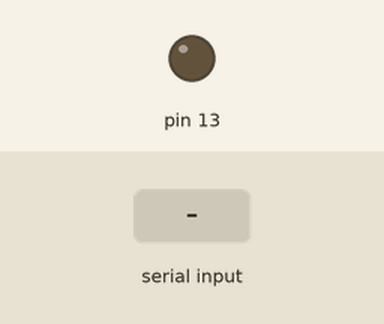
The sketch below on a simulated Arduino Uno, built with avr-gcc and run on an emulated ATmega328P. Parts: output pins drawn as LEDs (lit = HIGH). The inputs (shaded band) are chosen by the test bench.

Above: at 1.2 s.
1.3 s: "1" received over Serial
At 2.5 s:
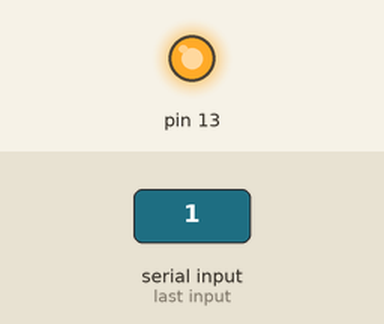
2.8 s: "0" received over Serial
At 3.6 s:
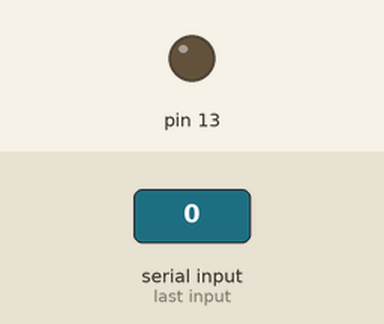
Timing chart, 0 to 5.8 s (numbered marks = the images above; inputs shaded):
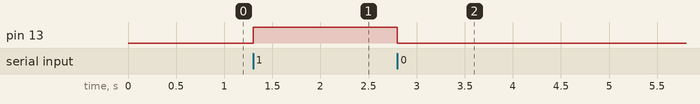

The sketch:

ContorlingLedViaSerial.ino
```cpp
/**********************************************************************
 * opjective:                                                         *
 * simple program to control a LED via sarial conmunication           *
 * i made it to learn access serial from matlab and other PC languges *
 * like c/c++ java and python  and make simple Gui                    *
 *                                                                    *
 * the target board : Arduino uno                                     *
 *                                                                    *
 * how to use :                                                       *
 * simply put character '1' in serial the led on pin 13 will be on    *
 * put character '0' in serial the led on pin 13 will be off          *
 * and make sure that the baudrate is 9600                            *
 *                                                                    *
 * ********************************************************************
 *  author: Ibram reda                                                *
 *  Date  :  @2018                                                    *
 **********************************************************************/
int value;

void setup()
{
Serial.begin(9600);
pinMode(13, OUTPUT);
}

void loop()
{
  if(Serial.available()>0)
  {
    value=Serial.read();

    if  (value == '1')
    {
    digitalWrite(13, HIGH);
    }
    if(value == '0')
    {
    digitalWrite(13, LOW);
    }
  }
}
```

Measured:
- after the input at 1.3 s, pin 13: LOW → HIGH at once
- after the input at 2.8 s, pin 13: HIGH → LOW at once
